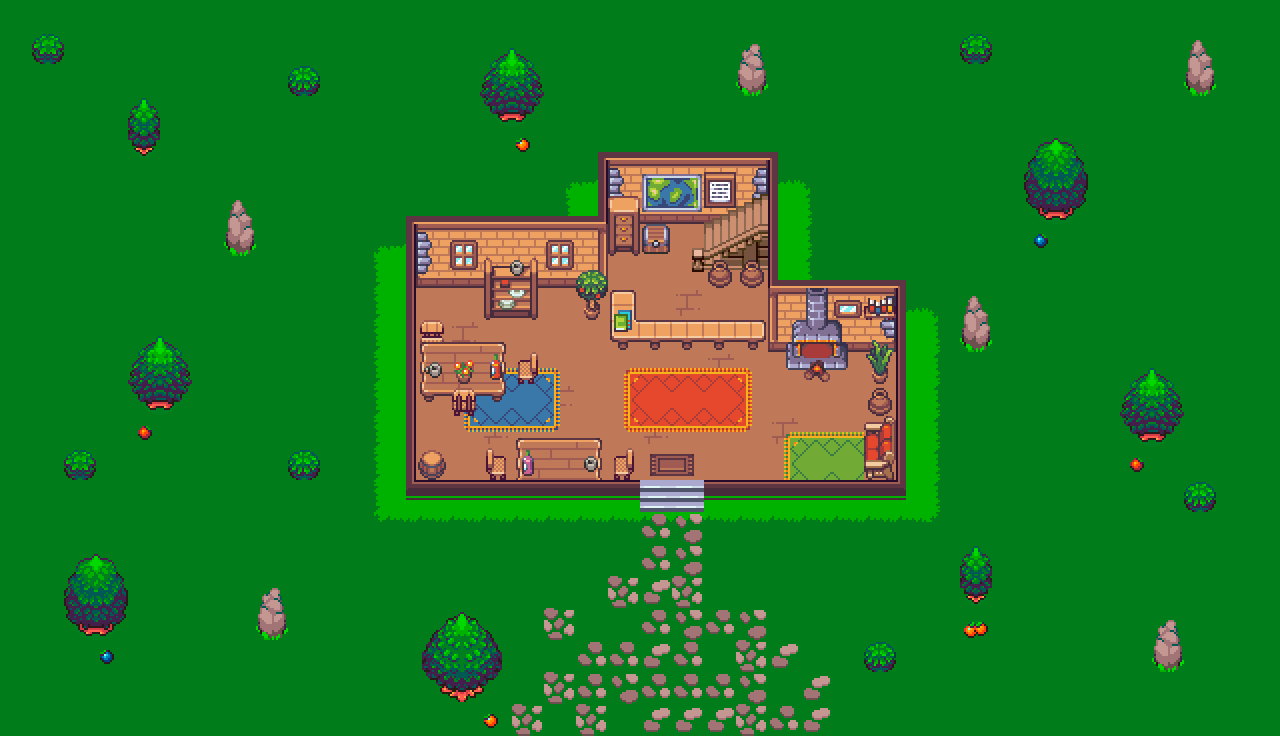

The image is a tile-based game level rendered from a .tmx file. Its description and source (layers, tilesets, objects; grid data summarised) follow:
An orthogonal 40x23 tile map with 32x32 px tiles, 6 tile layers (Fondo, Extras, Bajo, Borde, ...), 1 hidden layer not drawn, 3 tilesets.

<map version="1.4" tiledversion="1.4.3" orientation="orthogonal" renderorder="right-down" width="40" height="23" tilewidth="32" tileheight="32" infinite="0" nextlayerid="8" nextobjectid="1">
 <tileset firstgid="1" name="hitboxes" tilewidth="32" tileheight="32" tilecount="20" columns="20">
  <image source="hitboxes.png" width="640" height="32" />
 </tileset>
 <tileset firstgid="21" name="interior_tileset" tilewidth="32" tileheight="32" tilecount="768" columns="48">
  <image source="interior_tileset.png" width="1536" height="512" />
 </tileset>
 <tileset firstgid="789" name="map_tileset" tilewidth="32" tileheight="32" tilecount="768" columns="48">
  <image source="map_tileset.png" width="1536" height="512" />
 </tileset>
 <layer id="2" name="Fondo" width="40" height="23">
  <data>[920 cells, 920 non-empty, 15 distinct tile ids]</data>
 </layer>
 <layer id="4" name="Extras" width="40" height="23">
  <data>[920 cells, 27 non-empty, 21 distinct tile ids]</data>
 </layer>
 <layer id="5" name="Bajo" width="40" height="23">
  <data>[920 cells, 24 non-empty, 22 distinct tile ids]</data>
 </layer>
 <layer id="1" name="Borde" width="40" height="23">
  <data>[920 cells, 70 non-empty, 25 distinct tile ids]</data>
 </layer>
 <layer id="3" name="Muebles" width="40" height="23">
  <data>[920 cells, 149 non-empty, 69 distinct tile ids]</data>
 </layer>
 <layer id="6" name="Arriba" width="40" height="23">
  <data>[920 cells, 27 non-empty, 24 distinct tile ids]</data>
 </layer>
 <layer id="7" name="Hitboxes" width="40" height="23" visible="0" opacity="0.5">
  <properties>
   <property name="draw" type="bool" value="false" />
  </properties>
  <data>[920 cells, 920 non-empty, 3 distinct tile ids]</data>
 </layer>
</map>
